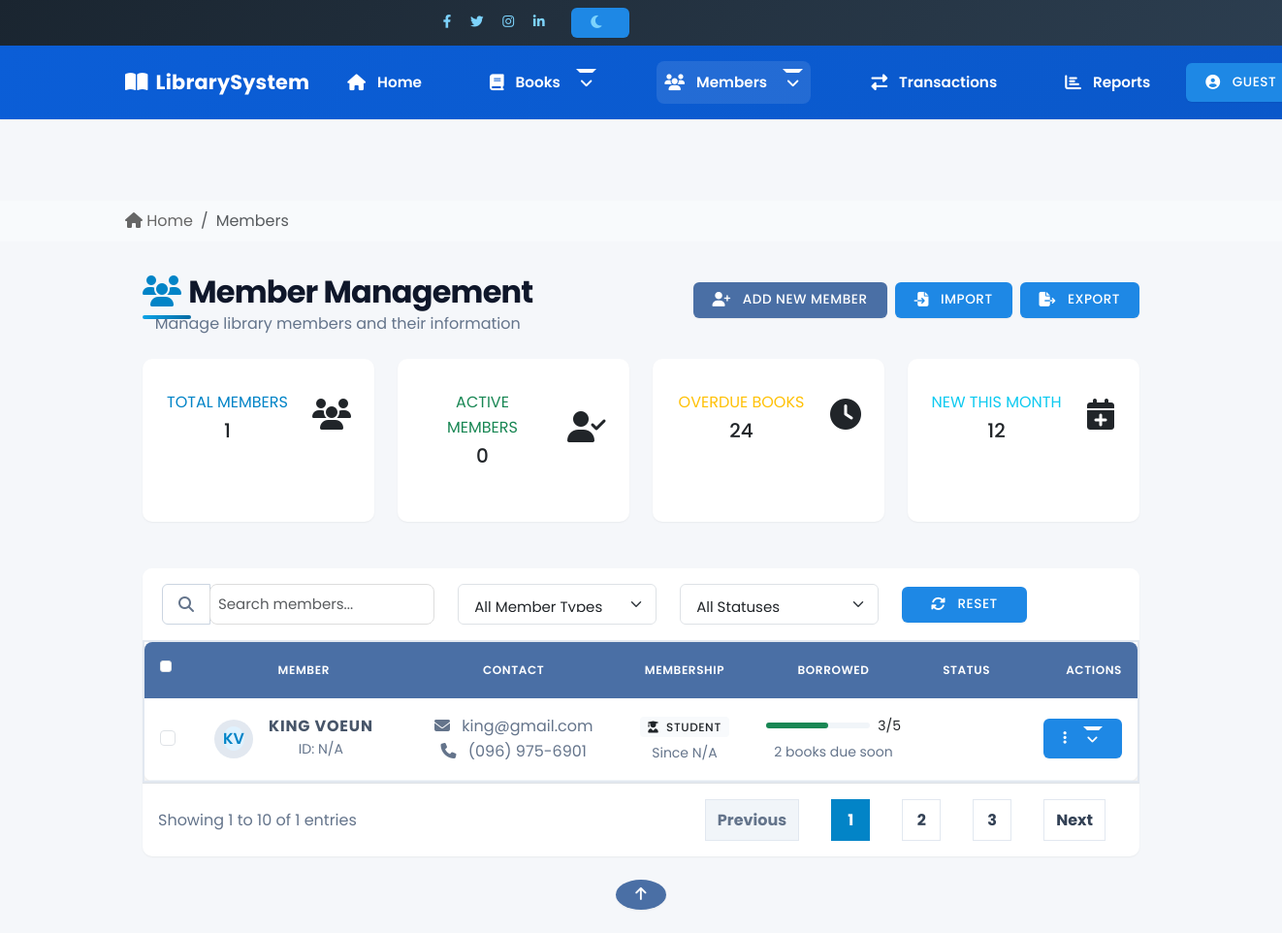
The page /members/ on the database its author committed.
### tables this page shows
CREATE TABLE members (
                id INTEGER PRIMARY KEY AUTOINCREMENT,
                full_name TEXT NOT NULL,
                email TEXT,
                phone TEXT,
                address TEXT,
                created_at TEXT
            , first_name TEXT, last_name TEXT, date_of_birth TEXT, gender TEXT, city TEXT, state TEXT, postal_code TEXT, member_type TEXT, membership_date TEXT, institution TEXT, emergency_contact_name TEXT, emergency_contact_phone TEXT, notes TEXT, terms_agreed INTEGER);

### routes/member_routes.py (the view)
@member_bp.route('/')
def view_members():
    members = MemberModel.get_all()
    return render_template('members.html', members=members)

### models/member_model.py (called while the page is built)
    @staticmethod
    def connect():
        conn = sqlite3.connect('library.db')
        conn.row_factory = sqlite3.Row  # Allows dict-like access
        return conn

    @staticmethod
    def get_all():
        conn = MemberModel.connect()
        cur = conn.cursor()
        cur.execute('SELECT * FROM members')
        data = cur.fetchall()
        conn.close()
        return data

### templates/members.html (shortened to what this page needs)
{% extends "base.html" %}
{% block breadcrumb %}
<li class="breadcrumb-item active" aria-current="page">Members</li>
{% endblock %}
{% block content %}
<div class="container-fluid">
  <div class="row mb-4">
    <div class="col-12">
      <div class="d-flex flex-column flex-md-row justify-content-between align-items-md-center">
        <div class="mb-3 mb-md-0">
          <h2 class="mb-0"><i class="fas fa-users me-2 text-primary"></i>Member Management</h2>
          <p class="text-muted mb-0">Manage library members and their information</p>
        </div>
        <div class="d-flex flex-wrap gap-2">
          <a href="{{ url_for('member_bp.add_member') }}" class="btn btn-primary">
            <i class="fas fa-user-plus me-1"></i> Add New Member
          </a>
          <button type="button" class="btn btn-outline-secondary" data-bs-toggle="modal" data-bs-target="#importModal">
            <i class="fas fa-file-import me-1"></i> Import
          </button>
          <a href="#" class="btn btn-outline-success export-csv" data-table="membersTable" data-filename="members">
            <i class="fas fa-file-export me-1"></i> Export
          </a>
        </div>
      </div>
    </div>
  </div>
  <div class="row mb-4">
    <div class="col-xl-3 col-md-6 mb-4">
      <div class="card border-left-primary shadow-sm h-100 py-2">
        <div class="card-body">
          <div class="row no-gutters align-items-center">
            <div class="col mr-2">
              <div class="text-xs font-weight-bold text-primary text-uppercase mb-1">Total Members</div>
              <div class="h5 mb-0 font-weight-bold text-gray-800">{{ members|length }}</div>
            </div>
            <div class="col-auto">
              <i class="fas fa-users fa-2x text-gray-300"></i>
            </div>
          </div>
        </div>
      </div>
    </div>
    <div class="col-xl-3 col-md-6 mb-4">
      <div class="card border-left-success shadow-sm h-100 py-2">
        <div class="card-body">
          <div class="row no-gutters align-items-center">
            <div class="col mr-2">
              <div class="text-xs font-weight-bold text-success text-uppercase mb-1">Active Members</div>
              <div class="h5 mb-0 font-weight-bold text-gray-800">{{ members|selectattr('status', 'equalto',
                'active')|list|length }}</div>
            </div>
            <div class="col-auto">
              <i class="fas fa-user-check fa-2x text-gray-300"></i>
            </div>
          </div>
        </div>
      </div>
    </div>
    <div class="col-xl-3 col-md-6 mb-4">
      <div class="card border-left-warning shadow-sm h-100 py-2">
        <div class="card-body">
          <div class="row no-gutters align-items-center">
            <div class="col mr-2">
              <div class="text-xs font-weight-bold text-warning text-uppercase mb-1">Overdue Books</div>
              <div class="h5 mb-0 font-weight-bold text-gray-800">24</div>
            </div>
            <div class="col-auto">
              <i class="fas fa-clock fa-2x text-gray-300"></i>
            </div>
          </div>
        </div>
      </div>
    </div>
    <div class="col-xl-3 col-md-6 mb-4">
      <div class="card border-left-info shadow-sm h-100 py-2">
        <div class="card-body">
          <div class="row no-gutters align-items-center">
            <div class="col mr-2">
              <div class="text-xs font-weight-bold text-info text-uppercase mb-1">New This Month</div>
              <div class="h5 mb-0 font-weight-bold text-gray-800">12</div>
            </div>
            <div class="col-auto">
              <i class="fas fa-calendar-plus fa-2x text-gray-300"></i>
            </div>
          </div>
        </div>
      </div>
    </div>
  </div>
  <div class="card shadow-sm mb-4">
    <div class="card-header bg-white py-3">
      <div class="row align-items-center">
        <div class="col-md-4 mb-2 mb-md-0">
          <div class="input-group">
            <span class="input-group-text bg-white"><i class="fas fa-search text-muted"></i></span>
            <input type="text" class="form-control" id="searchInput" placeholder="Search members...">
          </div>
        </div>
        <div class="col-md-3 mb-2 mb-md-0">
          <select class="form-select" id="memberTypeFilter">
            <option value="">All Member Types</option>
          </select>
        </div>
        <div class="col-md-3 mb-2 mb-md-0">
          <select class="form-select" id="statusFilter">
            <option value="">All Statuses</option>
          </select>
        </div>
        <div class="col-md-2">
          <button class="btn btn-outline-secondary w-100" type="button" id="resetFilters">
            <i class="fas fa-sync-alt me-1"></i> Reset
          </button>
        </div>
      </div>
    </div>
    <div class="card-body p-0">
      <div class="table-responsive">
        <table class="table table-hover mb-0" id="membersTable">
          <thead class="table-light">
            <tr>
              <th width="50">
                <div class="form-check">
                  <input class="form-check-input" type="checkbox" id="selectAll">
                </div>
              </th>
              <th>Member</th>
              <th>Contact</th>
              <th>Membership</th>
              <th>Borrowed</th>
              <th>Status</th>
              <th class="text-end">Actions</th>
            </tr>
          </thead>
          <tbody id="memberTableBody">
            {% for member in members %}
            <tr data-member-id="{{ member.id }}" data-type="{{ member.member_type|default('community') }}"
              data-status="{{ member.status|default('active') }}">
              <td>
                <div class="form-check">
                  <input class="form-check-input member-checkbox" type="checkbox" value="{{ member.id }}">
                </div>
              </td>
              <td>
                <div class="d-flex align-items-center">
                  <div class="avatar avatar-md me-3">
                    <span class="avatar-text rounded-circle bg-soft-primary text-primary">
                      {{ member.first_name[0]|upper }}{{ member.last_name[0]|upper }}
                    </span>
                  </div>
                  <div>
                    <h6 class="mb-0">{{ member.first_name }} {{ member.last_name }}</h6>
                    <small class="text-muted">ID: {{ member.member_id or 'N/A' }}</small>
                  </div>
                </div>
              </td>
              <td>
                <div class="text-muted">
                  <div><i class="fas fa-envelope me-2"></i> {{ member.email or 'N/A' }}</div>
                  <div><i class="fas fa-phone me-2"></i> {{ member.phone or 'N/A' }}</div>
                </div>
              </td>
              <td>
                <span class="badge bg-light text-dark">
                  <i
                    class="fas fa-{{ 'user-graduate' if member.member_type == 'student' else 'chalkboard-teacher' if member.member_type == 'faculty' else 'user-tie' if member.member_type == 'staff' else 'user' }} me-1"></i>
                  {{ member.member_type|title or 'Community' }}
                </span>
                <div class="small text-muted mt-1">
                  Since {{ member.joined_date.strftime('%b %d, %Y') if member.joined_date else 'N/A' }}
                </div>
              </td>
              <td>
                <div class="d-flex align-items-center">
                  <div class="progress flex-grow-1 me-2" style="height: 6px;">
                    <div class="progress-bar bg-success" role="progressbar" style="width: 60%;" aria-valuenow="60"
                      aria-valuemin="0" aria-valuemax="100"></div>
                  </div>
                  <span class="small">3/5</span>
                </div>
                <div class="small text-muted mt-1">2 books due soon</div>
              </td>
              <td>
                <span
                  class="badge bg-{{ 'success' if member.status == 'active' else 'danger' if member.status == 'inactive' else 'warning' }}-light">
                </span>
              </td>
              <td class="text-end">
                <div class="dropdown">
                  <button class="btn btn-sm btn-outline-secondary dropdown-toggle" type="button"
                    id="memberActions{{ member.id }}" data-bs-toggle="dropdown" aria-expanded="false">
                    <i class="fas fa-ellipsis-v"></i>
                  </button>
                </div>
              </td>
            </tr>
            {% endfor %}
          </tbody>
        </table>
      </div>
      <div class="d-flex justify-content-between align-items-center p-3 border-top">
        <div class="text-muted">
          Showing <span id="showingFrom">1</span> to <span id="showingTo">10</span> of <span id="totalMembers">{{
            members|length }}</span> entries
        </div>
        <nav aria-label="Page navigation">
          <ul class="pagination mb-0">
            <li class="page-item disabled">
              <a class="page-link" href="#" tabindex="-1" aria-disabled="true">Previous</a>
            </li>
            <li class="page-item active"><a class="page-link" href="#">1</a></li>
            <li class="page-item"><a class="page-link" href="#">2</a></li>
            <li class="page-item"><a class="page-link" href="#">3</a></li>
            <li class="page-item">
              <a class="page-link" href="#">Next</a>
            </li>
          </ul>
        </nav>
      </div>
    </div>
  </div>
</div>
<div class="position-fixed bottom-0 end-0 p-3" style="z-index: 11">
</div>
{% endblock %}

### static/css/style.css (style rules this page uses)
body { font-family: 'Segoe UI', Arial, sans-serif; background-color: #f5f7fa; margin: 0; padding: 0; color: #333; }
nav ul { list-style: none; margin: 10px 0 0; padding: 0; }
nav ul li { display: inline-block; margin: 0 15px; }
nav ul li a { text-decoration: none; color: white; font-weight: bold; transition: 0.3s; }
.btn { display: inline-block; padding: 12px 25px; background-color: #1e88e5; color: white; text-decoration: none; border-radius: 6px; font-weight: bold; transition: 0.3s; }
:root { --accent: #2b6df6; --muted: #666 }
* { box-sizing: border-box }
body { font-family: Inter, Arial, sans-serif; line-height: 1.4; margin: 0; background: #f6f8fb; color: #111 }
nav a { margin-left: 14px; text-decoration: none; color: var(--muted) }
h2 { margin-top: 8px }
input[type=text], input[type=number] { width: 100%; padding: 8px; border: 1px solid #ddd; border-radius: 6px }
button { background: var(--accent); color: white; padding: 8px 12px; border: none; border-radius: 8px; cursor: pointer }
h2 { color: #333; }
.table { border-radius: 10px; overflow: hidden; background-color: #fff; box-shadow: 0 0 8px rgba(0, 0, 0, 0.05); }
.table th, .table td { vertical-align: middle; }
input#searchInput { border-radius: 8px; }
body { background-color: #f8f9fa; font-family: "Poppins", sans-serif; }
h2 { font-weight: 600; }
.btn { border-radius: 8px; }
.input-group input { border-radius: 8px 0 0 8px; }

### templates/base.html (style rules this page uses)
:root { --primary-color: #4a6fa5; --secondary-color: #6c757d; --success-color: #28a745; --danger-color: #dc3545; --warning-color: #ffc107; --info-color: #17a2b8; --light-color: #f8f9fa; --dark-color: #343a40; --body-bg: #f5f7fa; --card-shadow: 0 4px 6px rgba(0, 0, 0, 0.1); --transition: all 0.3s ease; }
body { font-family: 'Poppins', sans-serif; background-color: var(--body-bg); color: #333; line-height: 1.6; }

### rows shown on the page
members: first_name "K", last_name "V", first_name "KING", last_name "VOEUN", member_id "N/A", email "king@gmail.com", phone "(096) 975-6901", member_type "STUDENT", joined_date "N/A"

### other values the page prints
{{ members|length }} "1"
